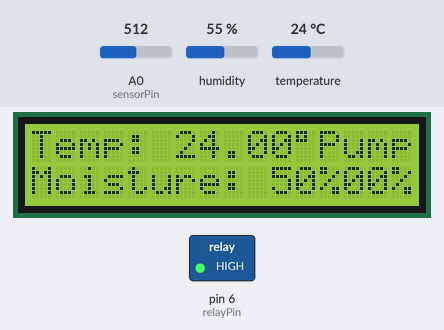
Recording of a sketch running on a simulated Arduino Uno, built with avr-gcc and run on an emulated ATmega328P. Shown: 16×2 character LCD, switched loads named in the sketch (green lamp = pin HIGH). The inputs (shaded band) are chosen by the test bench; at power-on: A0 (sensorPin) = 512, temperature 24 °C, humidity 55 %.

Above: at 1.2 s.
1.3 s: A0 (sensorPin) set to 325
At 3.0 s:
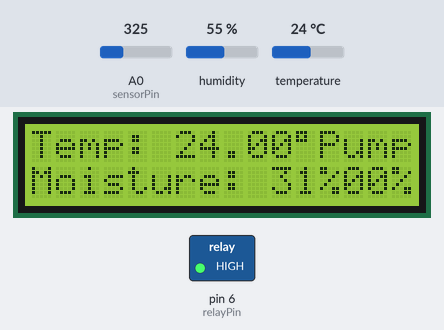
4.1 s: A0 (sensorPin) set to 292
At 5.4 s:
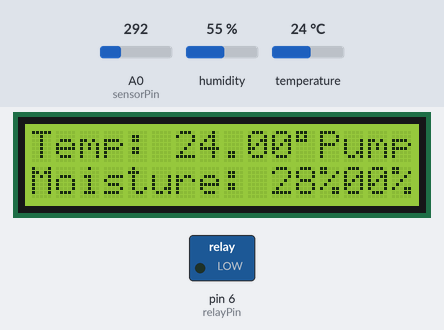
6.9 s: temperature set to 12 °C
At 9.2 s:
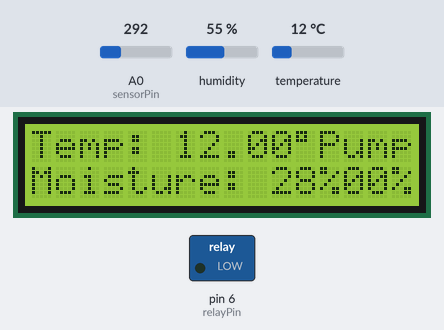
9.8 s: temperature set to 19 °C
At 11.6 s:
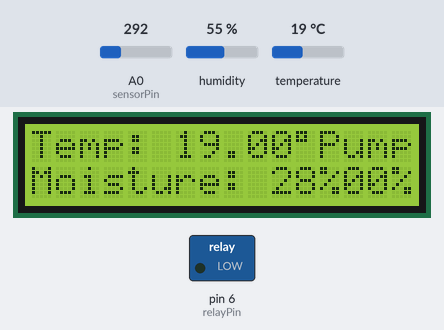
12.6 s: temperature set to 28 °C
At 15.4 s:
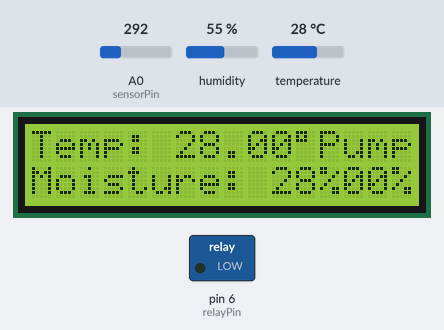
16.0 s: A0 (sensorPin) set to 306
Timing chart, 0 to 19.0 s (numbered marks = the images above; inputs shaded):
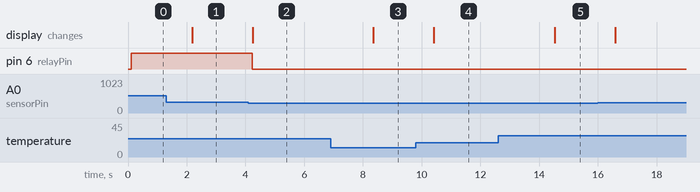

Measured:
- the behaviour switches between 307 and 306 on A0 (sensorPin) (found by bisection; images 1 and 2)
- after the input at 1.3 s, the display: changes after 0.88 s (image 1)
- after the input at 4.1 s, pin 6 (relayPin): HIGH → LOW after 0.13 s; the display: changes after 0.14 s (image 2)
- after the input at 6.9 s, the display: changes after 1.5 s (image 3)
- after the input at 9.8 s, the display: changes after 0.62 s (image 4)
- after the input at 12.6 s, the display: changes after 1.9 s (image 5)

The sketch:

sketch_oct17a.ino
```cpp
#include <DHT.h> // Include the DHT sensor library
#include <Wire.h> // Include the Wire library for I2C
#include <LiquidCrystal_I2C.h> // Include the LiquidCrystal_I2C library

#define DHTPIN 5 // Digital pin connected to the DHT sensor
#define DHTTYPE DHT22 // DHT 22 (AM2302) sensor type

DHT dht(DHTPIN, DHTTYPE);

const int sensorPin = A0; // Soil sensor input at Analog Pin A0
const int relayPin = 6; // Relay connected to Digital Pin 6

// Set the LCD address to 0x27 for a 16x2 display
LiquidCrystal_I2C lcd(0x27, 16, 2);

void setup() {
  Wire.begin(); // Initialize I2C communication
  pinMode(sensorPin, INPUT);
  pinMode(relayPin, OUTPUT);

  lcd.init(); // Initialize the LCD
  lcd.backlight(); // Turn on the backlight

  dht.begin(); // Initialize the DHT sensor
}

void loop() {
  // Read temperature and humidity from DHT sensor
  float temperature = dht.readTemperature();
  float humidity = dht.readHumidity();

  // Check if readings are valid
  if (isnan(temperature) || isnan(humidity)) {
    lcd.clear();
    lcd.setCursor(0, 0);
    lcd.print("Error reading");
    lcd.setCursor(0, 1);
    lcd.print("DHT sensor");
    delay(2000);
    return;
  }

  // Display temperature and humidity on the LCD
  lcd.clear();
  lcd.setCursor(0, 0);
  lcd.print("Temp: ");
  lcd.print(temperature);
  lcd.print((char)223); // Degree symbol
  lcd.print("C");

  lcd.setCursor(0, 1);
  lcd.print("Humidity: ");
  lcd.print(humidity);
  lcd.print("%");

  // Read soil moisture sensor
  int moisture = analogRead(sensorPin);
  int moisturePercent = map(moisture, 0, 1023, 0, 100); // Map moisture reading to percentage

  // Display soil moisture percentage on the LCD
  lcd.setCursor(0, 1);
  lcd.print("Moisture: ");
  lcd.print(moisturePercent);
  lcd.print("%");

  // Control relay based on soil moisture level
  lcd.setCursor(12, 0); // Set cursor position for motor status
  if (moisturePercent < 30) { // Turn on the motor if moisture is below 30%
    digitalWrite(relayPin, LOW); // Relay LOW turns on the pump (active-low)
    lcd.print("Pump ON ");
  } else {
    digitalWrite(relayPin, HIGH); // Relay HIGH turns off the pump
    lcd.print("Pump OFF");
  }

  delay(2000); // Wait for 2 seconds before next reading
}
```
